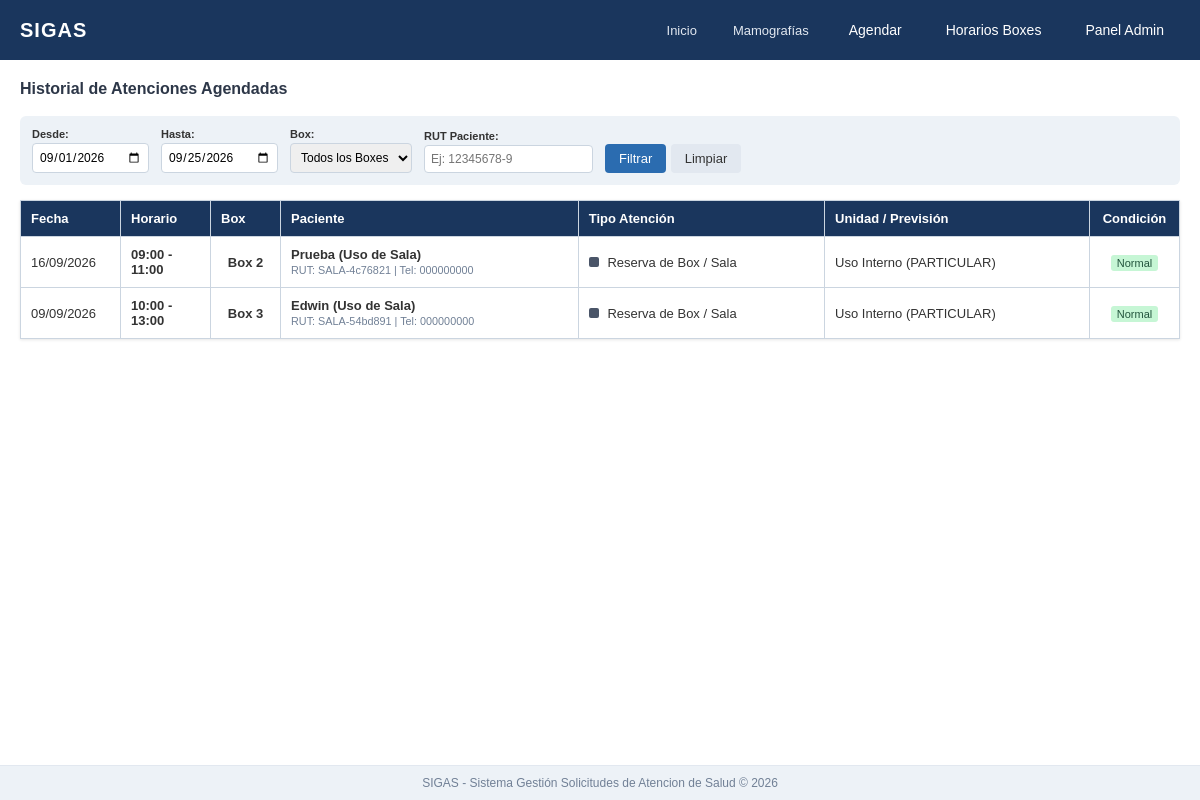
The page /sigas/vistas/historial.php (signed in) on the database its author committed.
### tables this page shows
CREATE TABLE `citas` (
  `id` int(11) NOT NULL,
  `paciente_id` int(11) NOT NULL,
  `box_id` int(11) NOT NULL,
  `especialista_id` int(11) DEFAULT NULL,
  `tipo_atencion_id` int(11) NOT NULL,
  `fecha` date NOT NULL,
  `hora_inicio` time NOT NULL,
  `hora_fin` time NOT NULL,
  `es_sobrecupo` tinyint(1) DEFAULT 0,
  `estado` varchar(20) DEFAULT 'confirmada',
  `created_at` timestamp NOT NULL DEFAULT current_timestamp()
);

CREATE TABLE `pacientes` (
  `id` int(11) NOT NULL,
  `rut` varchar(12) NOT NULL,
  `folio` varchar(50) DEFAULT NULL,
  `nombre` varchar(100) NOT NULL,
  `apellidos` varchar(100) NOT NULL,
  `correo` varchar(100) NOT NULL,
  `telefono` varchar(20) NOT NULL,
  `seccion_unidad` varchar(100) NOT NULL,
  `prevision` varchar(50) NOT NULL,
  `created_at` timestamp NOT NULL DEFAULT current_timestamp()
);

CREATE TABLE `tipos_atencion` (
  `id` int(11) NOT NULL,
  `box_id` int(11) NOT NULL DEFAULT 1,
  `nombre` varchar(150) NOT NULL,
  `duracion_minutos` int(11) NOT NULL,
  `color_hex` varchar(7) NOT NULL
);

### sigas/vistas/historial.php (the view, shortened to what this page needs)
<?php
require_once '../conexion.php';
include '../includes/header.php';
$filtroRut = trim($_GET['rut'] ?? '');
$filtroDesde = $_GET['desde'] ?? date('Y-m-01');
$filtroHasta = $_GET['hasta'] ?? date('Y-m-d');
$sql = "SELECT c.id, c.fecha, c.hora_inicio, c.hora_fin, c.es_sobrecupo, c.box_id,
               p.rut, p.nombre, p.apellidos, p.telefono, p.correo, p.seccion_unidad, p.prevision,
               t.nombre AS tipo_atencion, t.color_hex
        FROM citas c
        INNER JOIN pacientes p ON c.paciente_id = p.id
        INNER JOIN tipos_atencion t ON c.tipo_atencion_id = t.id
        WHERE c.fecha BETWEEN :desde AND :hasta";
$params = [
    ':desde' => $filtroDesde,
    ':hasta' => $filtroHasta
];
$sql .= " ORDER BY c.fecha DESC, c.hora_inicio DESC";
$stmt = $pdo->prepare($sql);
$stmt->execute($params);
$historial = $stmt->fetchAll();
?>
<div class="panel-grilla" style="padding: 20px; overflow-y: auto; height: calc(100vh - 100px);">
    <div class="grilla-header-info">
        <h2>Historial de Atenciones Agendadas</h2>
    </div>
    <form method="GET" style="display: flex; gap: 12px; align-items: flex-end; background: #edf2f7; padding: 12px; border-radius: 6px; margin-top: 10px; margin-bottom: 15px; flex-wrap: wrap;">
        <div>
            <label style="display:block; font-size: 11px; font-weight: bold; margin-bottom: 3px;">Desde:</label>
            <input type="date" name="desde" value="<?= htmlspecialchars($filtroDesde) ?>" style="padding: 6px; border: 1px solid #cbd5e0; border-radius: 4px; font-size: 12px;">
        </div>
        <div>
            <label style="display:block; font-size: 11px; font-weight: bold; margin-bottom: 3px;">Hasta:</label>
            <input type="date" name="hasta" value="<?= htmlspecialchars($filtroHasta) ?>" style="padding: 6px; border: 1px solid #cbd5e0; border-radius: 4px; font-size: 12px;">
        </div>
        <div>
            <label style="display:block; font-size: 11px; font-weight: bold; margin-bottom: 3px;">Box:</label>
            <select name="box_id" style="padding: 6px; border: 1px solid #cbd5e0; border-radius: 4px; font-size: 12px;">
                <option value="">Todos los Boxes</option>
            </select>
        </div>
        <div>
            <label style="display:block; font-size: 11px; font-weight: bold; margin-bottom: 3px;">RUT Paciente:</label>
            <input type="text" name="rut" placeholder="Ej: 12345678-9" value="<?= htmlspecialchars($filtroRut) ?>" style="padding: 6px; border: 1px solid #cbd5e0; border-radius: 4px; font-size: 12px;">
        </div>
        <div>
            <button type="submit" class="btn btn-primary" style="padding: 7px 14px;">Filtrar</button>
            <a href="historial.php" class="btn btn-light" style="padding: 7px 14px;">Limpiar</a>
        </div>
    </form>
    <table style="width: 100%; border-collapse: collapse; background: #ffffff; font-size: 13px; box-shadow: 0 1px 3px rgba(0,0,0,0.1);">
        <thead>
            <tr style="background-color: #1a365d; color: #ffffff; text-align: left;">
                <th style="padding: 10px; border: 1px solid #cbd5e0; width: 100px;">Fecha</th>
                <th style="padding: 10px; border: 1px solid #cbd5e0; width: 90px;">Horario</th>
                <th style="padding: 10px; border: 1px solid #cbd5e0; width: 70px;">Box</th>
                <th style="padding: 10px; border: 1px solid #cbd5e0;">Paciente</th>
                <th style="padding: 10px; border: 1px solid #cbd5e0;">Tipo Atención</th>
                <th style="padding: 10px; border: 1px solid #cbd5e0;">Unidad / Previsión</th>
                <th style="padding: 10px; border: 1px solid #cbd5e0; text-align: center; width: 90px;">Condición</th>
            </tr>
        </thead>
        <tbody>
            <?php if (empty($historial)): ?>
                <tr>
                    <td colspan="7" style="padding: 15px; text-align: center; color: #718096;">No se encontraron atenciones registradas con los filtros seleccionados.</td>
                </tr>
            <?php else: ?>
                <?php foreach ($historial as $row): ?>
                    <tr style="border-bottom: 1px solid #e2e8f0;">
                        <td style="padding: 10px; border: 1px solid #cbd5e0;"><?= date('d/m/Y', strtotime($row['fecha'])) ?></td>
                        <td style="padding: 10px; border: 1px solid #cbd5e0; font-weight: bold;">
                            <?= substr($row['hora_inicio'], 0, 5) ?> - <?= substr($row['hora_fin'], 0, 5) ?>
                        </td>
                        <td style="padding: 10px; border: 1px solid #cbd5e0; text-align: center; font-weight: bold;">Box <?= $row['box_id'] ?></td>
                        <td style="padding: 10px; border: 1px solid #cbd5e0;">
                            <strong><?= htmlspecialchars($row['nombre'] . ' ' . $row['apellidos']) ?></strong><br>
                            <small style="color: #718096;">RUT: <?= htmlspecialchars($row['rut']) ?> | Tel: <?= htmlspecialchars($row['telefono']) ?></small>
                        </td>
                        <td style="padding: 10px; border: 1px solid #cbd5e0;">
                            <span style="display: inline-block; width: 10px; height: 10px; border-radius: 2px; background-color: <?= $row['color_hex'] ?>; margin-right: 5px;"></span>
                            <?= htmlspecialchars($row['tipo_atencion']) ?>
                        </td>
                        <td style="padding: 10px; border: 1px solid #cbd5e0;">
                            <?= htmlspecialchars($row['seccion_unidad']) ?> (<?= htmlspecialchars($row['prevision']) ?>)
                        </td>
                        <td style="padding: 10px; border: 1px solid #cbd5e0; text-align: center;">
                            <?php if ($row['es_sobrecupo']): ?>
                                <span style="background: #fed7d7; color: #9b2c2c; padding: 2px 6px; border-radius: 3px; font-size: 11px; font-weight: bold;">Sobrecupo</span>
                            <?php else: ?>
                                <span style="background: #c6f6d5; color: #22543d; padding: 2px 6px; border-radius: 3px; font-size: 11px;">Normal</span>
                            <?php endif; ?>
                        </td>
                    </tr>
                <?php endforeach; ?>
            <?php endif; ?>
        </tbody>
    </table>
</div>
<?php include '../includes/footer.php'; ?>

### sigas/assets/css/estilos.css (style rules this page uses)
* { box-sizing: border-box; margin: 0; padding: 0; font-family: Arial, Helvetica, sans-serif; }
body { background-color: #f4f6f8; color: #333333; display: flex; flex-direction: column; min-height: 100vh; }
.btn { padding: 8px 14px; border: none; border-radius: 4px; font-size: 13px; cursor: pointer; text-decoration: none; display: inline-block; text-align: center; }
.btn-primary { background-color: #2b6cb0; color: #ffffff; }
.btn-light { background-color: #e2e8f0; color: #333333; }
html, body { max-width: 100vw; overflow-x: hidden; }

### sigas/assets/css/calendario.css (style rules this page uses)
.panel-grilla-bottom, .panel-grilla { flex: 1; display: flex; flex-direction: column; padding: 12px 20px; background: #ffffff; overflow: hidden; }
.grilla-header-info { margin-bottom: 8px; display: flex; justify-content: space-between; align-items: center; }
.grilla-header-info h2 { font-size: 16px; color: #2d3748; }

### rows shown on the page
citas: fecha "16/09/2026", hora_inicio "09:00", hora_fin "11:00", box "2", paciente.apellidos "Prueba (Uso de Sala)", paciente.rut "SALA-4c76821", paciente.telefono "000000000", tipo_atencion.nombre "Reserva de Box / Sala", paciente.seccion_unidad "Uso Interno", paciente.prevision "PARTICULAR", es_sobrecupo "Normal"
citas: fecha "09/09/2026", hora_inicio "10:00", hora_fin "13:00", box "3", paciente.apellidos "Edwin (Uso de Sala)", paciente.rut "SALA-54bd891", paciente.telefono "000000000", tipo_atencion.nombre "Reserva de Box / Sala", paciente.seccion_unidad "Uso Interno", paciente.prevision "PARTICULAR", es_sobrecupo "Normal"
